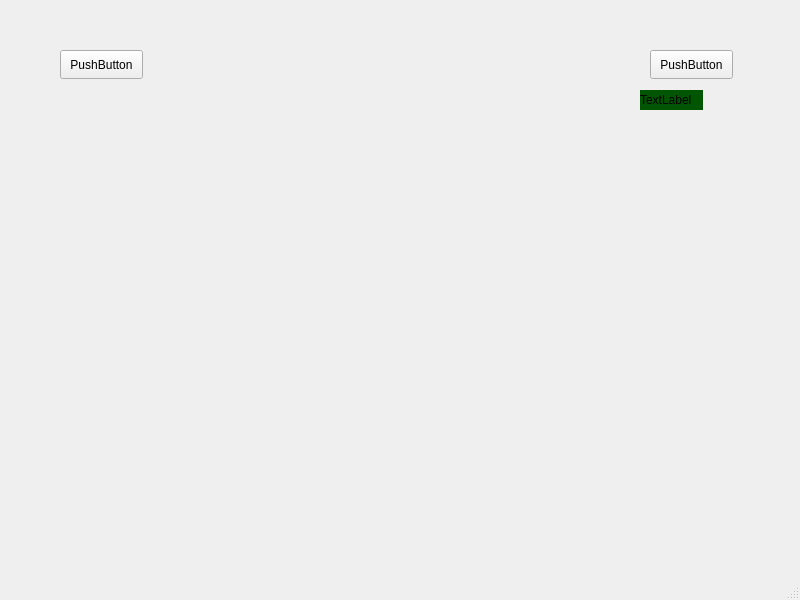
<?xml version="1.0" encoding="UTF-8"?>
<ui version="4.0">
 <class>MainWindow</class>
 <widget class="QMainWindow" name="MainWindow">
  <property name="geometry">
   <rect>
    <x>0</x>
    <y>0</y>
    <width>800</width>
    <height>600</height>
   </rect>
  </property>
  <property name="windowTitle">
   <string>MainWindow</string>
  </property>
  <widget class="QWidget" name="centralwidget">
   <widget class="QPushButton" name="pushButton">
    <property name="geometry">
     <rect>
      <x>60</x>
      <y>50</y>
      <width>83</width>
      <height>29</height>
     </rect>
    </property>
    <property name="text">
     <string>PushButton</string>
    </property>
   </widget>
   <widget class="QPushButton" name="pushButton_2">
    <property name="geometry">
     <rect>
      <x>650</x>
      <y>50</y>
      <width>83</width>
      <height>29</height>
     </rect>
    </property>
    <property name="text">
     <string>PushButton</string>
    </property>
   </widget>
   <widget class="QLabel" name="label">
    <property name="geometry">
     <rect>
      <x>640</x>
      <y>90</y>
      <width>63</width>
      <height>20</height>
     </rect>
    </property>
    <property name="styleSheet">
     <string notr="true">background-color: #050;
corlor: #fff;</string>
    </property>
    <property name="text">
     <string>TextLabel</string>
    </property>
   </widget>
  </widget>
  <widget class="QMenuBar" name="menubar">
   <property name="geometry">
    <rect>
     <x>0</x>
     <y>0</y>
     <width>800</width>
     <height>25</height>
    </rect>
   </property>
  </widget>
  <widget class="QStatusBar" name="statusbar"/>
 </widget>
 <resources/>
 <connections/>
</ui>
